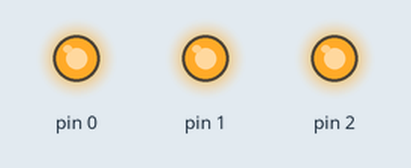
A sketch run on a simulated Arduino Uno, built with avr-gcc and run on an emulated ATmega328P. Shown: output pins drawn as LEDs (lit = HIGH).

Above: at 0.2 s.
At 1.2 s:
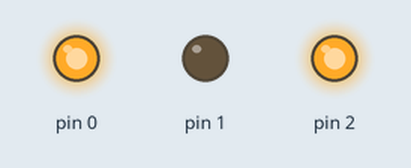
At 1.7 s:
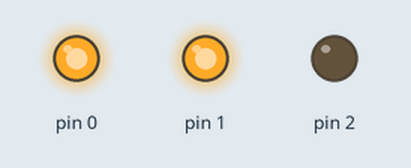
At 3.2 s:
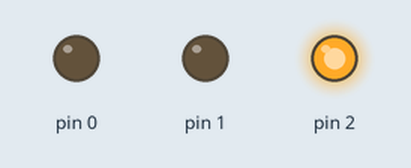
At 5.7 s:
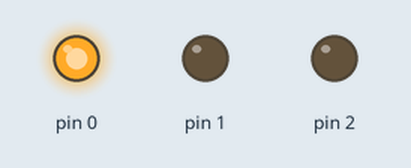
At 7.7 s:
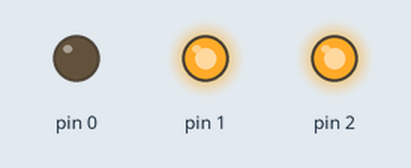
Timing chart, 0 to 8.1 s (numbered marks = the images above):
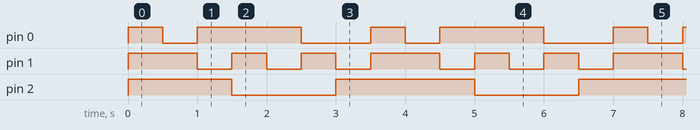

Measured:
- by itself, pin 0: repeats every 3.5 s: LOW 0.50 s, HIGH 1.5 s, LOW 1.0 s, HIGH 0.50 s
- by itself, pin 1: repeats every 3.5 s: 2 × (LOW 0.50 s, HIGH 0.50 s), LOW 0.50 s, HIGH 1.0 s
- by itself, pin 2: repeats every 3.5 s: LOW 1.5 s, HIGH 2.0 s

The sketch:

final_rgb_test.ino
```cpp
// include the library code:
class RBG_LED
{
    private:
    int red, blue,  green;

    void led_on(int redLED, int blueLED, int greenLED) {
        digitalWrite(red, redLED);
        digitalWrite(blue, blueLED);
        digitalWrite(green, greenLED);
    }

    public:
    RBG_LED(int redPin, int bluePin, int greenPin){
        red = redPin;
        blue = bluePin;
        green = greenPin;
    }

    void begin() {
        pinMode(red, OUTPUT);
        pinMode(blue, OUTPUT);
        pinMode(green, OUTPUT);
    }

    void led_off() {
        led_on(0, 0, 0);
    }

    void led_red() {
        led_on(1, 0, 0);
    }

    void led_blue() {
        led_on(0, 1, 0);
    }

    void led_green() {
        led_on(0, 0, 1);
    }

    void led_skyBlue() {
        led_on(0, 1, 1);
    }

    void led_purple() {
        led_on(1, 0, 1);
    }

    void led_yellow() {
        led_on(1, 1, 0);
    }

    void led_white() {
        led_on(1, 1, 1);
    }

    void testLED() {
        led_white();
        delay(500);
        led_yellow();
        delay(500);
        led_purple();
        delay(500);
        led_skyBlue();
        delay(500);
        led_green();
        delay(500);
        led_blue();
        delay(500);
        led_red();
        delay(500);
        led_off();
    }
};

// initialize the library with the numbers of the interface pins
RBG_LED rbg(2, 1, 0);

void setup()
{
    rbg.begin();
}

void loop()
{
    rbg.testLED();
}
```
